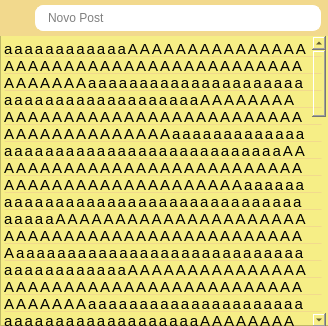
<?xml version="1.0" encoding="UTF-8"?>
<ui version="4.0">
 <class>MainWindow</class>
 <widget class="QMainWindow" name="MainWindow">
  <property name="geometry">
   <rect>
    <x>0</x>
    <y>0</y>
    <width>328</width>
    <height>326</height>
   </rect>
  </property>
  <property name="sizePolicy">
   <sizepolicy hsizetype="Fixed" vsizetype="Fixed">
    <horstretch>0</horstretch>
    <verstretch>0</verstretch>
   </sizepolicy>
  </property>
  <property name="windowTitle">
   <string>MainWindow</string>
  </property>
  <widget class="QWidget" name="centralwidget">
   <widget class="QPlainTextEdit" name="plainTextEdit">
    <property name="geometry">
     <rect>
      <x>0</x>
      <y>36</y>
      <width>326</width>
      <height>291</height>
     </rect>
    </property>
    <property name="styleSheet">
     <string notr="true">background-color: transparent;
color: black;
font-size: 15px;
letter-spacing: 2px;
border: none;</string>
    </property>
    <property name="plainText">
     <string>aaaaaaaaaaaaAAAAAAAAAAAAAAAAAAAAAAAAAAAAAAAAAAAAAAAAAAAAAAAaaaaaaaaaaaaaaaaaaaaaaaaaaaaaaaaaaaaaaaaAAAAAAAAAAAAAAAAAAAAAAAAAAAAAAAAAAAAAAAAAAAAAAAaaaaaaaaaaaaaaaaaaaaaaaaaaaaaaaaaaaaaaaaAAAAAAAAAAAAAAAAAAAAAAAAAAAAAAAAAAAAAAAAAAAAAAAaaaaaaaaaaaaaaaaaaaaaaaaaaaaaaaaaaaaaaaaAAAAAAAAAAAAAAAAAAAAAAAAAAAAAAAAAAAAAAAAAAAAAAAaaaaaaaaaaaaaaaaaaaaaaaaaaaaaaaaaaaaaaaaAAAAAAAAAAAAAAAAAAAAAAAAAAAAAAAAAAAAAAAAAAAAAAAaaaaaaaaaaaaaaaaaaaaaaaaaaaaaaaaaaaaaaaaAAAAAAAAAAAAAAAAAAAAAAAAAAAAAAAAAAAAAAAAAAAAAAAaaaaaaaaaaaaaaaaaaaaaaaaaaaaaaaaaaaaaaaaAAAAAAAAAAAAAAAAAAAAAAAAAAAAAAAAAAAAAAAAAAAAAAAaaaaaaaaaaaaaaaaaaaaaaaaaaaaaaaaaaaaaaaaAAAAAAAAAAAAAAAAAAAAAAAAAAAAAAAAAAAAAAAAAAAAAAAaaaaaaaaaaaaaaaaaaaaaaaaaaaaaaaaaaaaaaaaAAAAAAAAAAAAAAAAAAAAAAAAAAAAAAAAAAAAAAAAAAAAAAAaaaaaaaaaaaaaaaaaaaaaaaaaaaaaaaaaaaaaaaaAAAAAAAAAAAAAAAAAAAAAAAAAAAAAAAAAAAAAAAAAAAAAAAaaaaaaaaaaaaaaaaaaaaaaaaaaaaaaaaaaaaaaaaAAAAAAAAAAAAAAAAAAAAAAAAAAAAAAAAAAAAAAAAAAAAAAAaaaaaaaaaaaaaaaaaaaaaaaaaaaaaaaaaaaaaaaaAAAAAAAAAAAAAAAAAAAAAAAAAAAAAAAAAAAAAAAAAAAAAAAaaaaaaaaaaaaaaaaaaaaaaaaaaaaaaaaaaaaaaaaAAAAAAAAAAAAAAAAAAAAAAAAAAAAAAAAAAAAAAAAAAAAAAAaaaaaaaaaaaaaaaaaaaaaaaaaaaaaaaaaaaaaaaaAAAAAAAAAAAAAAAAAAAAAAAAAAAAAAAAAAAAAAAAAAAAAAAaaaaaaaaaaaaaaaaaaaaaaaaaaaaaaaaaaaaaaaaAAAAAAAAAAAAAAAAAAAAAAAAAAAAAAAAAAAAAAAAAAAAAAAaaaaaaaaaaaaaaaaaaaaaaaaaaaaaaaaaaaaaaaaAAAAAAAAAAAAAAAAAAAAAAAAAAAAAAAAAAAAAAAAAAAAAAAaaaaaaaaaaaaaaaaaaaaaaaaaaaaaaaaaaaaaaaaAAAAAAAAAAAAAAAAAAAAAAAAAAAAAAAAAAAAAAAAAAAAAAAaaaaaaaaaaaaaaaaaaaaaaaaaaaaaaaaaaaaaaaaAAAAAAAAAAAAAAAAAAAAAAAAAAAAAAAAAAAAAAAAAAAAAAAaaaaaaaaaaaaaaaaaaaaaaaaaaaaaaaaaaaaaaaaAAAAAAAAAAAAAAAAAAAAAAAAAAAAAAAAAAAAAAAAAAAAAAAaaaaaaaaaaaaaaaaaaaaaaaaaaaa</string>
    </property>
   </widget>
   <widget class="QTextEdit" name="textEdit">
    <property name="geometry">
     <rect>
      <x>0</x>
      <y>35</y>
      <width>331</width>
      <height>291</height>
     </rect>
    </property>
    <property name="styleSheet">
     <string notr="true">background-color: #f6ee86;
color: #f2d98d;
font-size: 15px;
font: 72pt &quot;Segoe UI&quot;;</string>
    </property>
    <property name="verticalScrollBarPolicy">
     <enum>Qt::ScrollBarPolicy::ScrollBarAlwaysOff</enum>
    </property>
    <property name="horizontalScrollBarPolicy">
     <enum>Qt::ScrollBarPolicy::ScrollBarAlwaysOff</enum>
    </property>
    <property name="readOnly">
     <bool>true</bool>
    </property>
    <property name="html">
     <string>&lt;!DOCTYPE HTML PUBLIC &quot;-//W3C//DTD HTML 4.0//EN&quot; &quot;http://www.w3.org/TR/REC-html40/strict.dtd&quot;&gt;
&lt;html&gt;&lt;head&gt;&lt;meta name=&quot;qrichtext&quot; content=&quot;1&quot; /&gt;&lt;meta charset=&quot;utf-8&quot; /&gt;&lt;style type=&quot;text/css&quot;&gt;
p, li { white-space: pre-wrap; }
hr { height: 1px; border-width: 0; }
li.unchecked::marker { content: &quot;\2610&quot;; }
li.checked::marker { content: &quot;\2612&quot;; }
&lt;/style&gt;&lt;/head&gt;&lt;body style=&quot; font-family:'Segoe UI'; font-size:72pt; font-weight:400; font-style:normal;&quot;&gt;
&lt;p style=&quot; margin-top:0px; margin-bottom:0px; margin-left:0px; margin-right:0px; -qt-block-indent:0; text-indent:0px;&quot;&gt;&lt;span style=&quot; font-size:11pt;&quot;&gt;______________________________________________________________________________________________________________________________________________________________________________________________________________________________________________________________________________________________________________________________________________________________________________________________________________________________________________________________________________________________________________________________________________________________________________________________________________________________________________________________________________________________________________________________________________________________________________________________________________________________________________________________________________________________________________________________________________________________________________________________________________________________________________________________________________________________________________________________________________________________________________________________________________________________________________________________________________________________________________________________________________________________________________________________________________________________________________________________________________________________________________________________________________________________________________________________________________________________________________________________________________________________________________________________________________________________________________________________________________________________________________________________________________________________________________________________________________________________________________________________________________________________________________________________________________________________________________________________________________________________________________________________________________________________&lt;/span&gt;&lt;/p&gt;&lt;/body&gt;&lt;/html&gt;</string>
    </property>
   </widget>
   <widget class="QWidget" name="widget" native="true">
    <property name="geometry">
     <rect>
      <x>0</x>
      <y>0</y>
      <width>331</width>
      <height>36</height>
     </rect>
    </property>
    <property name="styleSheet">
     <string notr="true">background-color: #f2d98d;</string>
    </property>
    <widget class="QLineEdit" name="lineEdit">
     <property name="geometry">
      <rect>
       <x>35</x>
       <y>5</y>
       <width>286</width>
       <height>26</height>
      </rect>
     </property>
     <property name="styleSheet">
      <string notr="true">background-color: white;
border: 1px solid white;
border-radius: 8px;
color: black;
padding-left: 10px;</string>
     </property>
     <property name="inputMask">
      <string/>
     </property>
     <property name="text">
      <string/>
     </property>
     <property name="placeholderText">
      <string>Novo Post</string>
     </property>
    </widget>
   </widget>
   <zorder>textEdit</zorder>
   <zorder>plainTextEdit</zorder>
   <zorder>widget</zorder>
  </widget>
 </widget>
 <resources/>
 <connections/>
</ui>
